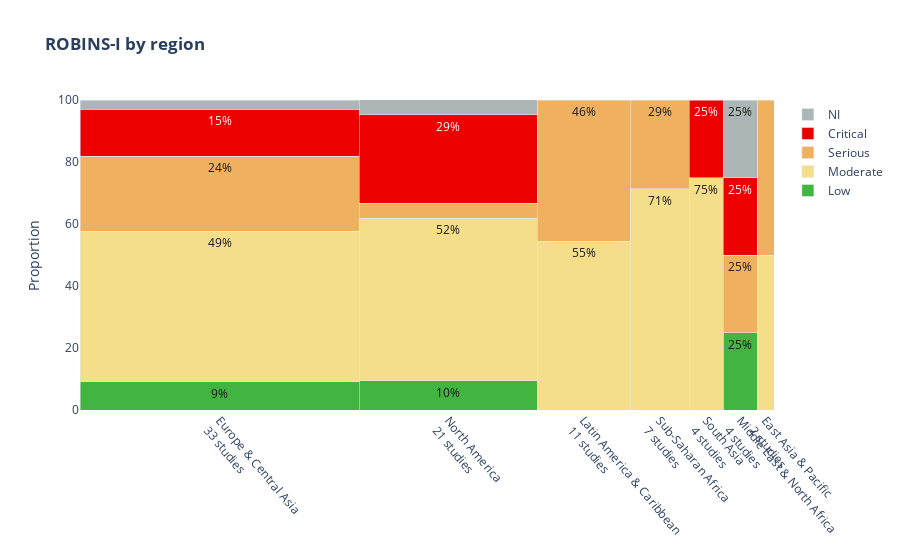

The code cell stored with this chart in its notebook:
### Markdown cell above
Here, we visually analyze the risk of bias in studies, breaking it down region-wise.

### Code cell
labels = list(df_studies[['IID', 'First_author', 'Year_of_publication', 'Region']].merge(
    df_rob[df_rob.ROB_tool=='ROBINS I'].drop('ROB_tool', axis=1),
    on='IID'
).drop(['IID'], axis=1).Region.value_counts().index)

widths = df_studies[['IID', 'First_author', 'Year_of_publication', 'Region']].merge(
    df_rob[df_rob.ROB_tool=='ROBINS I'].drop('ROB_tool', axis=1),
    on='IID'
).drop(['IID'], axis=1).Region.value_counts().to_numpy()

data = df_studies[['IID', 'First_author', 'Year_of_publication', 'Region']].merge(
    df_rob[df_rob.ROB_tool=='ROBINS I'].drop('ROB_tool', axis=1),
    on='IID'
).drop(['IID'], axis=1).drop(
    ['First_author', 'Year_of_publication'],
    axis=1
).groupby('Region')['Overall_judgement'].value_counts(normalize=True).mul(100).round(1).unstack().reindex(labels)[
    ['Low', 'Moderate', 'Serious', 'Critical', 'NI']
].to_dict(orient='list')

#nontransparent color palette
colors = ['rgb(66, 181, 64)', 'rgb(244, 222, 137)',
          'rgb(239, 176, 95)', 'rgb(237, 0, 0)',
          'rgb(173, 182, 182)']

font_colors = ['rgb(27, 25, 25)', 'rgb(27, 25, 25)',
          'rgb(27, 25, 25)', 'white',
          'rgb(27, 25, 25)']

figs2a = go.Figure()
for i, key in enumerate(data):
    figs2a.add_trace(go.Bar(
        name=key,
        y=data[key],
        x=np.cumsum(widths)-widths,
        width=widths,
        offset=0,
        customdata=np.transpose([labels, widths*data[key]]),
        texttemplate="%{y:.0f}%",
        textposition="inside",
        textangle=0,
        textfont_color=font_colors[i],
        hovertemplate="<br>".join([
            "Label: %{customdata[0]}",
            "Width: %{width}",
            "Height: %{y:.0f}%",
            "Area: %{width} x %{y:.0f} = %{customdata[1]:.1f}",
        ]),
        marker_color=colors[i]
    ))

figs2a.update_xaxes(
    tickvals = np.cumsum(widths)-widths/2,
    ticktext = ["%s<br>%d studies" % (l, w) for l, w in zip(labels, widths)],
    # tickfont = {"size": 10}
    tickangle=50
)

figs2a.update_xaxes(range=[0,widths.sum()])
figs2a.update_yaxes(range=[0,100], title_text="Proportion")

figs2a.update_layout(
    title_text="<b>ROBINS-I by region</b>",
    barmode="stack",
    uniformtext=dict(mode="hide", minsize=10),
)

#Config plot resolution
config = {
  'toImageButtonOptions': {
    'format': 'png', # one of png, svg, jpeg, webp
    'filename': 'figs2a',
    'scale':6 # Multiply title/legend/axis/canvas sizes by this factor
  }
}

figs2a.show(config=config)

### Figure 1 — Plotly figure (JSON) as saved in the notebook; plotly's stock layout.template omitted (floating-point values rounded to 4 significant figures)
{"data": [{"customdata": [["Europe & Central Asia", "300.3"], ["North America", "199.5"], ["Latin America & Caribbean", "nan"], ["Sub-Saharan Africa", "nan"], ["South Asia", "nan"], ["Middle East & North Africa", "100.0"], ["East Asia & Pacific", "nan"]], "hovertemplate": "Label: %{customdata[0]}<br>Width: %{width}<br>Height: %{y:.0f}%<br>Area: %{width} x %{y:.0f} = %{customdata[1]:.1f}", "marker": {"color": "rgb(66, 181, 64)"}, "name": "Low", "offset": 0, "textangle": 0, "textfont": {"color": "rgb(27, 25, 25)"}, "textposition": "inside", "texttemplate": "%{y:.0f}%", "type": "bar", "width": [33, 21, 11, 7, 4, 4, 2], "x": [0, 33, 54, 65, 72, 76, 80], "y": [9.1, 9.5, null, null, null, 25, null]}, {"customdata": [["Europe & Central Asia", "1600.5"], ["North America", "1100.3999999999999"], ["Latin America & Caribbean", "599.5"], ["Sub-Saharan Africa", "499.80000000000007"], ["South Asia", "300.0"], ["Middle East & North Africa", "nan"], ["East Asia & Pacific", "100.0"]], "hovertemplate": "Label: %{customdata[0]}<br>Width: %{width}<br>Height: %{y:.0f}%<br>Area: %{width} x %{y:.0f} = %{customdata[1]:.1f}", "marker": {"color": "rgb(244, 222, 137)"}, "name": "Moderate", "offset": 0, "textangle": 0, "textfont": {"color": "rgb(27, 25, 25)"}, "textposition": "inside", "texttemplate": "%{y:.0f}%", "type": "bar", "width": [33, 21, 11, 7, 4, 4, 2], "x": [0, 33, 54, 65, 72, 76, 80], "y": [48.5, 52.4, 54.5, 71.4, 75, null, 50]}, {"customdata": [["Europe & Central Asia", "798.6"], ["North America", "100.8"], ["Latin America & Caribbean", "500.5"], ["Sub-Saharan Africa", "200.20000000000002"], ["South Asia", "nan"], ["Middle East & North Africa", "100.0"], ["East Asia & Pacific", "100.0"]], "hovertemplate": "Label: %{customdata[0]}<br>Width: %{width}<br>Height: %{y:.0f}%<br>Area: %{width} x %{y:.0f} = %{customdata[1]:.1f}", "marker": {"color": "rgb(239, 176, 95)"}, "name": "Serious", "offset": 0, "textangle": 0, "textfont": {"color": "rgb(27, 25, 25)"}, "textposition": "inside", "texttemplate": "%{y:.0f}%", "type": "bar", "width": [33, 21, 11, 7, 4, 4, 2], "x": [0, 33, 54, 65, 72, 76, 80], "y": [24.2, 4.8, 45.5, 28.6, null, 25, 50]}, {"customdata": [["Europe & Central Asia", "501.59999999999997"], ["North America", "600.6"], ["Latin America & Caribbean", "nan"], ["Sub-Saharan Africa", "nan"], ["South Asia", "100.0"], ["Middle East & North Africa", "100.0"], ["East Asia & Pacific", "nan"]], "hovertemplate": "Label: %{customdata[0]}<br>Width: %{width}<br>Height: %{y:.0f}%<br>Area: %{width} x %{y:.0f} = %{customdata[1]:.1f}", "marker": {"color": "rgb(237, 0, 0)"}, "name": "Critical", "offset": 0, "textangle": 0, "textfont": {"color": "white"}, "textposition": "inside", "texttemplate": "%{y:.0f}%", "type": "bar", "width": [33, 21, 11, 7, 4, 4, 2], "x": [0, 33, 54, 65, 72, 76, 80], "y": [15.2, 28.6, null, null, 25, 25, null]}, {"customdata": [["Europe & Central Asia", "99.0"], ["North America", "100.8"], ["Latin America & Caribbean", "nan"], ["Sub-Saharan Africa", "nan"], ["South Asia", "nan"], ["Middle East & North Africa", "100.0"], ["East Asia & Pacific", "nan"]], "hovertemplate": "Label: %{customdata[0]}<br>Width: %{width}<br>Height: %{y:.0f}%<br>Area: %{width} x %{y:.0f} = %{customdata[1]:.1f}", "marker": {"color": "rgb(173, 182, 182)"}, "name": "NI", "offset": 0, "textangle": 0, "textfont": {"color": "rgb(27, 25, 25)"}, "textposition": "inside", "texttemplate": "%{y:.0f}%", "type": "bar", "width": [33, 21, 11, 7, 4, 4, 2], "x": [0, 33, 54, 65, 72, 76, 80], "y": [3, 4.8, null, null, null, 25, null]}], "layout": {"barmode": "stack", "title": {"text": "<b>ROBINS-I by region</b>"}, "uniformtext": {"minsize": 10, "mode": "hide"}, "xaxis": {"range": [0, 82], "tickangle": 50, "ticktext": ["Europe & Central Asia<br>33 studies", "North America<br>21 studies", "Latin America & Caribbean<br>11 studies", "Sub-Saharan Africa<br>7 studies", "South Asia<br>4 studies", "Middle East & North Africa<br>4 studies", "East Asia & Pacific<br>2 studies"], "tickvals": [16.5, 43.5, 59.5, 68.5, 74, 78, 81]}, "yaxis": {"range": [0, 100], "title": {"text": "Proportion"}}}}
